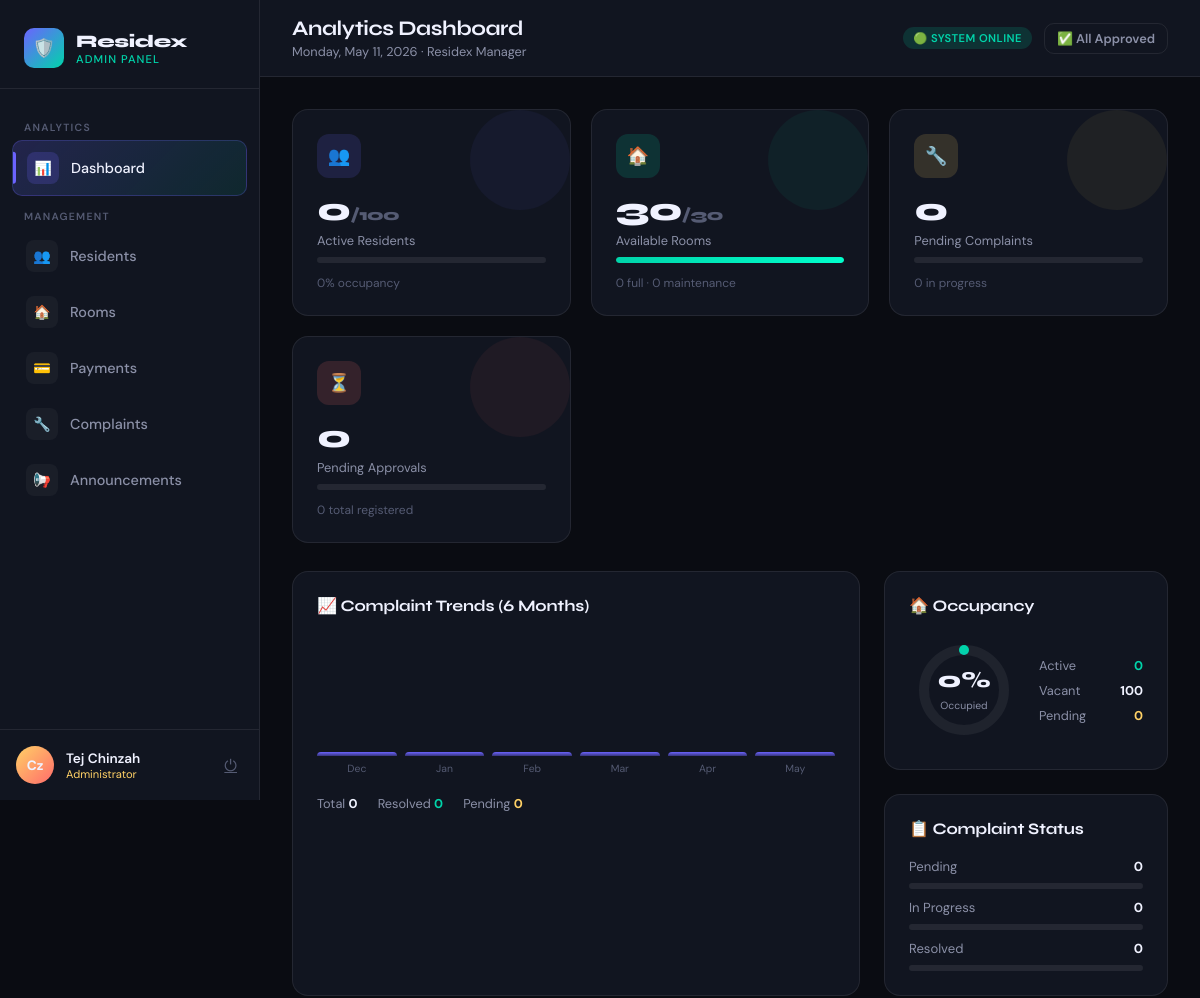
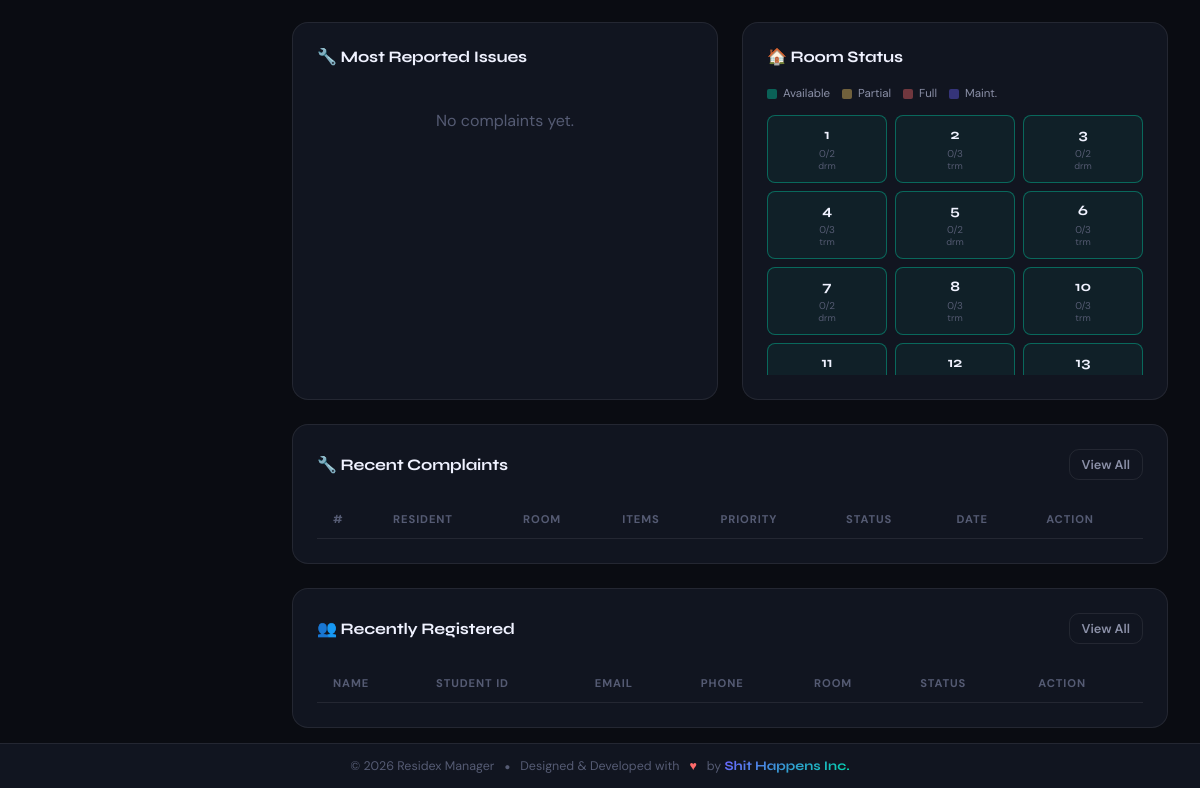
Page /admin/dashboard.php (signed in) on the committed database (2 pictures, top to bottom).
### tables this page shows
CREATE TABLE rooms (
    id INT AUTO_INCREMENT PRIMARY KEY,
    room_number VARCHAR(10) NOT NULL UNIQUE,
    room_type ENUM('double', 'triple') NOT NULL,
    floor INT NOT NULL,
    capacity INT NOT NULL,
    occupied INT DEFAULT 0,
    status ENUM('available', 'full', 'maintenance') DEFAULT 'available',
    created_at TIMESTAMP DEFAULT CURRENT_TIMESTAMP
);

### admin/dashboard.php (the view, shortened to what this page needs)
<?php
$db = getDB();
$total_capacity = 100;
$total_members  = $db->query("SELECT COUNT(*) as c FROM users")->fetch_assoc()['c'];
$active_members = $db->query("SELECT COUNT(*) as c FROM users WHERE status='active'")->fetch_assoc()['c'];
$pending_members = $db->query("SELECT COUNT(*) as c FROM users WHERE status='pending'")->fetch_assoc()['c'];
$total_rooms   = $db->query("SELECT COUNT(*) as c FROM rooms")->fetch_assoc()['c'];
$full_rooms    = $db->query("SELECT COUNT(*) as c FROM rooms WHERE status='full'")->fetch_assoc()['c'];
$avail_rooms   = $db->query("SELECT COUNT(*) as c FROM rooms WHERE status='available'")->fetch_assoc()['c'];
$maint_rooms   = $db->query("SELECT COUNT(*) as c FROM rooms WHERE status='maintenance'")->fetch_assoc()['c'];
$total_complaints   = $db->query("SELECT COUNT(*) as c FROM complaints")->fetch_assoc()['c'];
$pending_complaints = $db->query("SELECT COUNT(*) as c FROM complaints WHERE status='pending'")->fetch_assoc()['c'];
$inprog_complaints  = $db->query("SELECT COUNT(*) as c FROM complaints WHERE status='in_progress'")->fetch_assoc()['c'];
$resolved_complaints = $db->query("SELECT COUNT(*) as c FROM complaints WHERE status='resolved'")->fetch_assoc()['c'];
$items_freq = [];
arsort($items_freq);
$rooms_data = $db->query("SELECT * FROM rooms ORDER BY floor, room_number");
$monthly_data = [];
for ($i = 5; $i >= 0; $i--) {
    $month = date('Y-m', strtotime("-$i months"));
    $label = date('M', strtotime("-$i months"));
    $cnt = $db->query("SELECT COUNT(*) as c FROM complaints WHERE DATE_FORMAT(created_at,'%Y-%m')='$month'")->fetch_assoc()['c'];
    $monthly_data[] = ['label' => $label, 'count' => (int)$cnt];
}
$max_monthly = max(array_column($monthly_data, 'count') ?: [1]);
$occupancy_pct = $total_capacity > 0 ? round(($active_members / $total_capacity) * 100) : 0;
?>
<!DOCTYPE html>
<html lang="en">
<head>
  <link rel="stylesheet" href="../assets/css/style.css">
</head>
<body>
<div class="app-wrapper">
  <aside class="sidebar">
    <div class="sidebar-logo">
      <div class="brand">
        <div class="brand-icon">🛡️</div>
        <div class="brand-text">
          <div class="name">Residex</div>
          <div class="tag">Admin Panel</div>
        </div>
      </div>
    </div>
    <nav class="sidebar-nav">
      <div class="nav-section-label">Analytics</div>
      <a href="dashboard.php" class="nav-item active"><span class="icon">📊</span> Dashboard</a>
      <div class="nav-section-label">Management</div>
      <a href="residents.php" class="nav-item">
        <span class="icon">👥</span> Residents
      </a>
      <a href="rooms.php" class="nav-item"><span class="icon">🏠</span> Rooms</a>
      <a href="payments.php" class="nav-item"><span class="icon">💳</span> Payments</a>
      <a href="complaints.php" class="nav-item">
        <span class="icon">🔧</span> Complaints
      </a>
      <a href="announcements.php" class="nav-item"><span class="icon">📢</span> Announcements</a>
    </nav>
    <div class="sidebar-user">
      <div class="user-avatar" style="background:linear-gradient(135deg,var(--accent4),var(--accent3));">Cz</div>
      <div class="user-info">
        <div class="uname"><?= htmlspecialchars($_SESSION['admin_name']) ?></div>
        <div class="urole" style="color:var(--accent4);">Administrator</div>
      </div>
      <a href="logout.php" class="logout-btn">⏻</a>
    </div>
  </aside>
  <div class="main-content">
    <div class="topbar">
      <div class="topbar-title">
        <h2>Analytics Dashboard</h2>
        <p><?= date('l, F j, Y') ?> · Residex Manager</p>
      </div>
      <div class="topbar-actions">
        <span class="badge badge-success">🟢 System Online</span>
        <a href="residents.php?filter=pending" class="btn btn-outline btn-sm">
          <?php if ($pending_members > 0): ?>⚠️ <?= $pending_members ?> Pending Approvals<?php else: ?>✅ All Approved<?php endif; ?>
        </a>
      </div>
    </div>
    <div class="page-body">
      <div class="stats-grid">
        <div class="stat-card purple fade-up">
          <div class="stat-icon">👥</div>
          <div class="stat-value"><?= $active_members ?><span style="font-size:1rem;color:var(--text-3);">/<?= $total_capacity ?></span></div>
          <div class="stat-label">Active Residents</div>
          <div class="progress-bar"><div class="progress-fill fill-purple" style="width:<?= $occupancy_pct ?>%"></div></div>
          <div class="stat-trend"><span style="color:var(--text-3);"><?= $occupancy_pct ?>% occupancy</span></div>
        </div>
        <div class="stat-card teal fade-up fade-up-1">
          <div class="stat-icon">🏠</div>
          <div class="stat-value"><?= $avail_rooms ?><span style="font-size:1rem;color:var(--text-3);">/<?= $total_rooms ?></span></div>
          <div class="stat-label">Available Rooms</div>
          <div class="progress-bar"><div class="progress-fill fill-teal" style="width:<?= $total_rooms > 0 ? round(($avail_rooms/$total_rooms)*100) : 0 ?>%"></div></div>
          <div class="stat-trend"><span style="color:var(--text-3);"><?= $full_rooms ?> full · <?= $maint_rooms ?> maintenance</span></div>
        </div>
        <div class="stat-card yellow fade-up fade-up-2">
          <div class="stat-icon">🔧</div>
          <div class="stat-value"><?= $pending_complaints ?></div>
          <div class="stat-label">Pending Complaints</div>
          <div class="progress-bar"><div class="progress-fill fill-yellow" style="width:<?= $total_complaints > 0 ? round(($pending_complaints/$total_complaints)*100) : 0 ?>%"></div></div>
          <div class="stat-trend"><span style="color:var(--text-3);"><?= $inprog_complaints ?> in progress</span></div>
        </div>
        <div class="stat-card red fade-up fade-up-3">
          <div class="stat-icon">⏳</div>
          <div class="stat-value"><?= $pending_members ?></div>
          <div class="stat-label">Pending Approvals</div>
          <div class="progress-bar"><div class="progress-fill fill-red" style="width:<?= $total_members > 0 ? round(($pending_members/$total_members)*100) : 0 ?>%"></div></div>
          <div class="stat-trend"><span style="color:var(--text-3);"><?= $total_members ?> total registered</span></div>
        </div>
      </div>
      <div class="grid-auto" style="margin-bottom: 24px;">
        <div class="card fade-up">
          <div class="card-header">
            <h3>📈 Complaint Trends (6 Months)</h3>
          </div>
          <div class="bar-chart" style="height:140px;">
            <?php foreach ($monthly_data as $m): ?>
              <div class="bar-col">
                <div class="bar" data-val="<?= $m['count'] ?>"
                  style="height:<?= $max_monthly > 0 ? max(4, round(($m['count']/$max_monthly)*120)) : 4 ?>px;"></div>
                <div class="bar-label"><?= $m['label'] ?></div>
              </div>
            <?php endforeach; ?>
          </div>
          <div style="display:flex; gap:20px; margin-top:20px; font-size:0.8rem;">
            <div><span style="color:var(--text-2)">Total</span> <strong><?= $total_complaints ?></strong></div>
            <div><span style="color:var(--text-2)">Resolved</span> <strong style="color:var(--accent2)"><?= $resolved_complaints ?></strong></div>
            <div><span style="color:var(--text-2)">Pending</span> <strong style="color:var(--accent4)"><?= $pending_complaints ?></strong></div>
          </div>
        </div>
        <div style="display:flex; flex-direction:column; gap: 24px;">
          <div class="card fade-up fade-up-1">
            <div class="card-header"><h3>🏠 Occupancy</h3></div>
            <div style="display:flex; align-items:center; gap:20px;">
              <div class="metric-ring">
                <?php
                  $r = 40; $circ = 2 * M_PI * $r;
                  $fill = $circ * ($occupancy_pct / 100);
                  $gap  = $circ - $fill;
                ?>
                <svg width="110" height="110" viewBox="0 0 110 110">
                  <circle cx="55" cy="55" r="<?=$r?>" fill="none" stroke="rgba(255,255,255,0.06)" stroke-width="10"/>
                  <circle cx="55" cy="55" r="<?=$r?>" fill="none" stroke="url(#occ)" stroke-width="10"
                    stroke-dasharray="<?= round($fill,1) ?> <?= round($gap,1) ?>" stroke-linecap="round"/>
                  <defs>
                    <linearGradient id="occ" x1="0%" y1="0%" x2="100%" y2="0%">
                      <stop offset="0%" stop-color="#6c63ff"/>
                      <stop offset="100%" stop-color="#00d4aa"/>
                    </linearGradient>
                  </defs>
                </svg>
                <div class="ring-label">
                  <span class="val"><?= $occupancy_pct ?>%</span>
                  <span class="sub">Occupied</span>
                </div>
              </div>
              <div style="flex:1; font-size:0.8rem; display:grid; gap:8px;">
                <div class="flex justify-between"><span style="color:var(--text-2)">Active</span><strong style="color:var(--accent2)"><?= $active_members ?></strong></div>
                <div class="flex justify-between"><span style="color:var(--text-2)">Vacant</span><strong><?= $total_capacity - $active_members ?></strong></div>
                <div class="flex justify-between"><span style="color:var(--text-2)">Pending</span><strong style="color:var(--accent4)"><?= $pending_members ?></strong></div>
              </div>
            </div>
          </div>
          <div class="card fade-up fade-up-2">
            <div class="card-header"><h3>📋 Complaint Status</h3></div>
            <div style="display:grid; gap:10px; font-size:0.82rem;">
              <?php
              $cstats = [
                ['Pending', $pending_complaints, '#ffd166', $total_complaints],
                ['In Progress', $inprog_complaints, '#6c63ff', $total_complaints],
                ['Resolved', $resolved_complaints, '#00d4aa', $total_complaints],
              ];
              foreach ($cstats as [$label, $cnt, $color, $total]):
              ?>
              <div>
                <div class="flex justify-between" style="margin-bottom:4px;">
                  <span style="color:var(--text-2)"><?= $label ?></span>
                  <strong><?= $cnt ?></strong>
                </div>
                <div class="progress-bar">
                </div>
              </div>
              <?php endforeach; ?>
            </div>
          </div>
        </div>
      </div>
      <div class="grid-2" style="margin-bottom: 24px;">
        <div class="card fade-up">
          <div class="card-header"><h3>🔧 Most Reported Issues</h3></div>
          <?php if (empty($items_freq)): ?>
            <p style="color:var(--text-3); text-align:center; padding:24px;">No complaints yet.</p>
          <?php else:
            $max_freq = max($items_freq);
            $count = 0;
            foreach ($items_freq as $item => $freq):
              if ($count++ >= 8) break;
              $pct = $max_freq > 0 ? round(($freq/$max_freq)*100) : 0;
          ?>
          <div class="top-item">
            <span style="font-size:0.85rem; min-width:110px;"><?= htmlspecialchars($item) ?></span>
            <div class="top-bar-bg"><div class="top-bar-fill" style="width:<?=$pct?>%"></div></div>
            <strong style="font-size:0.85rem; min-width:24px; text-align:right;"><?= $freq ?></strong>
          </div>
          <?php endforeach; endif; ?>
        </div>
        <div class="card fade-up fade-up-1">
          <div class="card-header"><h3>🏠 Room Status</h3></div>
          <div style="display:flex; gap:12px; margin-bottom:14px; flex-wrap:wrap;">
            <span style="display:flex;align-items:center;gap:6px;font-size:0.72rem;color:var(--text-2)"><span style="width:10px;height:10px;background:rgba(0,212,170,0.4);border-radius:2px;display:inline-block;"></span>Available</span>
            <span style="display:flex;align-items:center;gap:6px;font-size:0.72rem;color:var(--text-2)"><span style="width:10px;height:10px;background:rgba(255,209,102,0.4);border-radius:2px;display:inline-block;"></span>Partial</span>
            <span style="display:flex;align-items:center;gap:6px;font-size:0.72rem;color:var(--text-2)"><span style="width:10px;height:10px;background:rgba(255,107,107,0.4);border-radius:2px;display:inline-block;"></span>Full</span>
            <span style="display:flex;align-items:center;gap:6px;font-size:0.72rem;color:var(--text-2)"><span style="width:10px;height:10px;background:rgba(108,99,255,0.4);border-radius:2px;display:inline-block;"></span>Maint.</span>
          </div>
          <div class="room-grid" style="max-height:260px; overflow-y:auto;">
            <?php
            $rooms_data->data_seek(0);
            while ($room = $rooms_data->fetch_assoc()):
              if ($room['status'] === 'maintenance') $cls = 'maintenance';
              elseif ($room['occupied'] >= $room['capacity']) $cls = 'full';
              elseif ($room['occupied'] > 0) $cls = 'partial';
              else $cls = 'empty';
            ?>
            <div class="room-cell <?= $cls ?>" title="Room <?= $room['room_number'] ?>: <?= $room['occupied'] ?>/<?= $room['capacity'] ?>">
              <div class="rnum"><?= $room['room_number'] ?></div>
              <div style="font-size:0.62rem; color:var(--text-3);"><?= $room['occupied'] ?>/<?= $room['capacity'] ?></div>
              <div style="font-size:0.58rem; color:var(--text-3);"><?= $room['room_type'][0] ?>rm</div>
            </div>
            <?php endwhile; ?>
          </div>
        </div>
      </div>
      <div class="card fade-up" style="margin-bottom: 24px;">
        <div class="card-header">
          <h3>🔧 Recent Complaints</h3>
          <a href="complaints.php" class="btn btn-outline btn-sm">View All</a>
        </div>
        <div class="table-wrapper">
          <table>
            <thead>
              <tr>
                <th>#</th>
                <th>Resident</th>
                <th>Room</th>
                <th>Items</th>
                <th>Priority</th>
                <th>Status</th>
                <th>Date</th>
                <th>Action</th>
              </tr>
            </thead>
          </table>
        </div>
      </div>
      <div class="card fade-up">
        <div class="card-header">
          <h3>👥 Recently Registered</h3>
          <a href="residents.php" class="btn btn-outline btn-sm">View All</a>
        </div>
        <div class="table-wrapper">
          <table>
            <thead>
              <tr>
                <th>Name</th>
                <th>Student ID</th>
                <th>Email</th>
                <th>Phone</th>
                <th>Room</th>
                <th>Status</th>
                <th>Action</th>
              </tr>
            </thead>
          </table>
        </div>
      </div>
    </div>
  </div>
</div>
<footer class="dev-footer no-sidebar">
  <div class="dev-footer-inner">
    <span>&copy; <?php echo date("Y"); ?> Residex Manager</span>
    <span class="dot">&#9679;</span>
    <span>Designed &amp; Developed with</span>
    <span class="heart">&#9829;</span>
    <span>by <span class="dev-name">Shit Happens Inc.</span></span>
  </div>
</footer>
</body>
</html>

### admin/dashboard.php (style rules this page uses)
.metric-ring { position: relative; display: inline-flex; align-items: center; justify-content: center; }
.metric-ring svg { transform: rotate(-90deg); }
.ring-label { position: absolute; text-align: center; }
.ring-label .val { font-family:'Syne',sans-serif; font-size:1.4rem; font-weight:800; display:block; }
.ring-label .sub { font-size:0.65rem; color:var(--text-2); }
.grid-2 { display:grid; grid-template-columns:1fr 1fr; gap:24px; }
.grid-auto { display:grid; grid-template-columns: 2fr 1fr; gap:24px; }

### rows in the picture
rooms: room_number "1", occupied "0", capacity "2", room_type "d"
rooms: room_number "2", occupied "0", capacity "3", room_type "t"
rooms: room_number "3", occupied "0", capacity "2", room_type "d"
rooms: room_number "4", occupied "0", capacity "3", room_type "t"
rooms: room_number "5", occupied "0", capacity "2", room_type "d"
rooms: room_number "6", occupied "0", capacity "3", room_type "t"
rooms: room_number "7", occupied "0", capacity "2", room_type "d"
rooms: room_number "8", occupied "0", capacity "3", room_type "t"
rooms: room_number "10", occupied "0", capacity "3", room_type "t"
rooms: room_number "11"
rooms: room_number "12"
rooms: room_number "13"

### other values in the picture
$_SESSION['admin_name'] "Tej Chinzah"
$active_members "0"
$total_capacity "100"
$occupancy_pct "0"
$avail_rooms "30"
$total_rooms "30"
$full_rooms "0"
$maint_rooms "0"
$pending_complaints "0"
$inprog_complaints "0"
$pending_members "0"
$total_members "0"
$m['label'] "Dec"
$m['label'] "Jan"
$m['label'] "Feb"
